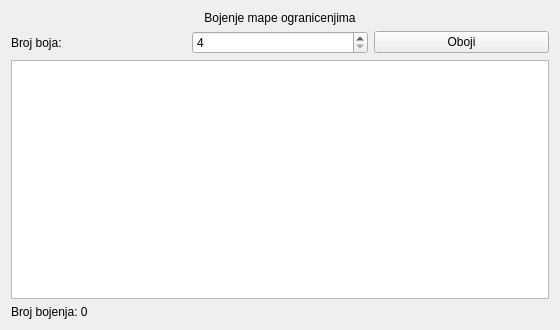
<?xml version="1.0" encoding="UTF-8"?>
<ui version="4.0">
 <class>MapColoringForm</class>
 <widget class="QWidget" name="MapColoringForm">
  <property name="geometry">
   <rect>
    <x>0</x>
    <y>0</y>
    <width>560</width>
    <height>330</height>
   </rect>
  </property>
  <property name="windowTitle">
   <string>Bojenje mape</string>
  </property>
  <layout class="QVBoxLayout" name="verticalLayout">
   <item>
    <widget class="QLabel" name="labelTitle">
     <property name="text">
      <string>Bojenje mape ogranicenjima</string>
     </property>
     <property name="alignment">
      <set>Qt::AlignCenter</set>
     </property>
    </widget>
   </item>
   <item>
    <layout class="QHBoxLayout" name="controlLayout">
     <item>
      <widget class="QLabel" name="labelColors">
       <property name="text">
        <string>Broj boja:</string>
       </property>
      </widget>
     </item>
     <item>
      <widget class="QSpinBox" name="spinColors">
       <property name="minimum">
        <number>4</number>
       </property>
       <property name="maximum">
        <number>5</number>
       </property>
       <property name="value">
        <number>3</number>
       </property>
      </widget>
     </item>
     <item>
      <widget class="QPushButton" name="buttonSolve">
       <property name="text">
        <string>Oboji</string>
       </property>
      </widget>
     </item>
    </layout>
   </item>
   <item>
    <widget class="QTableWidget" name="tableSolutions">
     <property name="editTriggers">
      <set>QAbstractItemView::NoEditTriggers</set>
     </property>
    </widget>
   </item>
   <item>
    <widget class="QLabel" name="labelStatus">
     <property name="text">
      <string>Broj bojenja: 0</string>
     </property>
    </widget>
   </item>
  </layout>
 </widget>
 <resources/>
 <connections/>
</ui>
